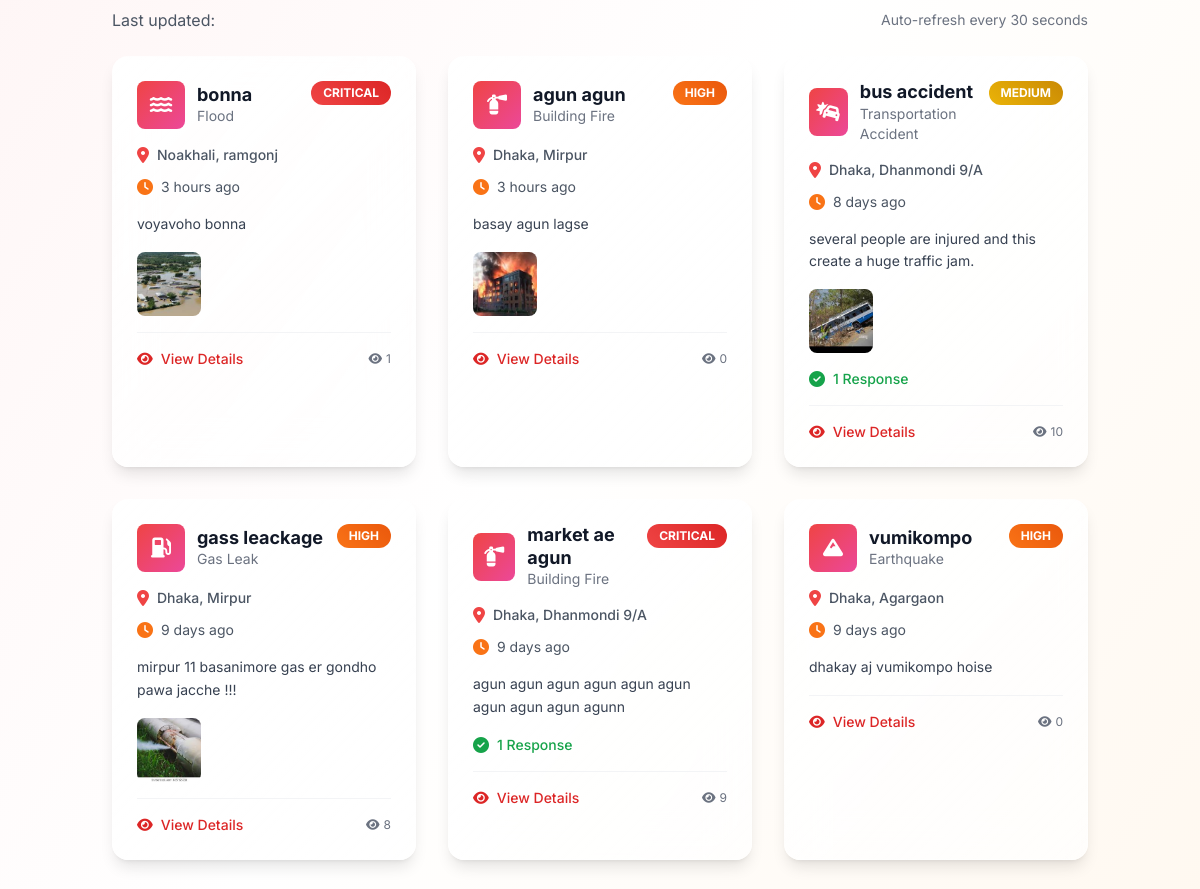
The page /disasters/ (middle part) on the database as committed earlier.
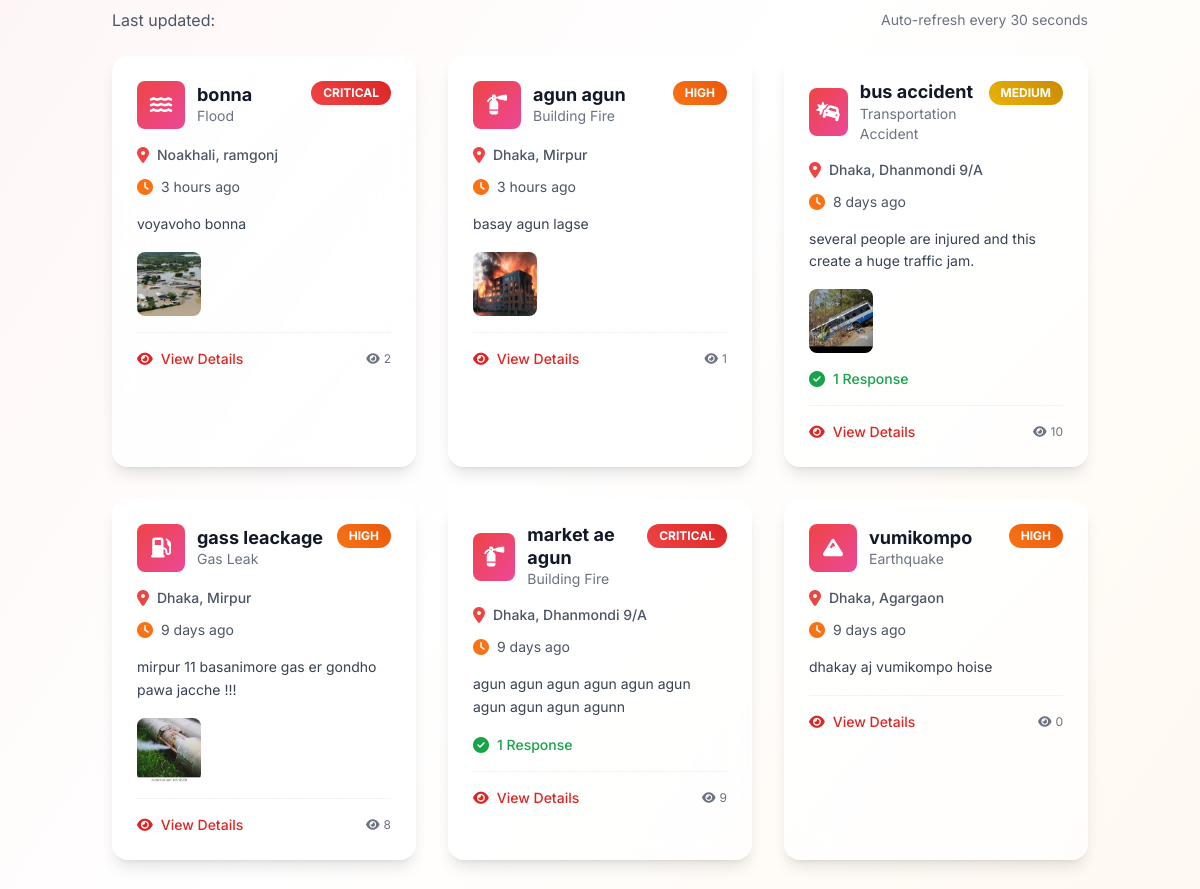
The same page on the database as committed later.
### disasters/models.py (models this page shows, shortened)
class Disaster(models.Model):
    DISASTER_TYPE_CHOICES = [
        ('earthquake', 'Earthquake'),
        ('flood', 'Flood'),
        ('cyclone_storm', 'Cyclone/Storm'),
        ('wildfire', 'Fire (Wildfire)'),
        ('landslide', 'Landslide'),
        ('drought', 'Drought'),
        ('tsunami', 'Tsunami'),
        ('natural_other', 'Natural - Others'),
        ('building_fire', 'Building Fire'),
        ('industrial_accident', 'Industrial Accident'),
        ('chemical_spill', 'Chemical Spill'),
        ('transportation_accident', 'Transportation Accident'),
        ('bomb_threat', 'Bomb Threat/Explosion'),
        ('gas_leak', 'Gas Leak'),
        ('structural_collapse', 'Structural Collapse'),
        ('manmade_other', 'Man-Made - Others'),
    ]
    CATEGORY_CHOICES = [
        ('natural', 'Natural Disaster'),
        ('manmade', 'Man-Made Disaster'),
    ]
    SEVERITY_CHOICES = [
        ('critical', 'Critical'),
        ('high', 'High'),
        ('medium', 'Medium'),
        ('low', 'Low'),
    ]
    STATUS_CHOICES = [
        ('draft', 'Draft'),
        ('pending', 'Pending Review'),
        ('approved', 'Approved'),
        ('rejected', 'Rejected'),
        ('resolved', 'Resolved'),
        ('cancelled', 'Cancelled'),
    ]
    title = models.CharField(max_length=200)
    disaster_type = models.CharField(max_length=30, choices=DISASTER_TYPE_CHOICES)
    category = models.CharField(max_length=10, choices=CATEGORY_CHOICES)
    severity = models.CharField(max_length=10, choices=SEVERITY_CHOICES)
    description = models.TextField(
        max_length=50,  # Add max_length constraint
        help_text="Maximum 50 characters required"  # Update help text
    )
    city = models.CharField(max_length=100)
    area_sector = models.CharField(max_length=100)
    specific_address = models.TextField(blank=True, help_text="Optional specific address")
    landmarks = models.CharField(max_length=200, blank=True, help_text="Nearby landmarks")
    incident_datetime = models.DateTimeField(help_text="When the disaster actually occurred")
    created_at = models.DateTimeField(auto_now_add=True)
    updated_at = models.DateTimeField(auto_now=True)
    reporter = models.ForeignKey(User, on_delete=models.CASCADE, related_name='reported_disasters')
    emergency_contact = models.CharField(max_length=15, blank=True, help_text="Emergency contact on scene")
    status = models.CharField(max_length=15, choices=STATUS_CHOICES, default='draft')
    approved_by = models.ForeignKey(User, on_delete=models.SET_NULL, null=True, blank=True,
                                    related_name='approved_disasters')
    approved_at = models.DateTimeField(null=True, blank=True)
    rejection_reason = models.TextField(blank=True)
    resolved_at = models.DateTimeField(null=True, blank=True)
    resolution_notes = models.TextField(blank=True)
    view_count = models.PositiveIntegerField(default=0)
    is_active = models.BooleanField(default=True)
    class Meta:
        ordering = ['-created_at']
        indexes = [
            models.Index(fields=['status', 'city', 'area_sector']),
            models.Index(fields=['disaster_type', 'severity']),
            models.Index(fields=['created_at']),
        ]
    def get_time_since_reported(self):
        now = timezone.now()
        diff = now - self.created_at
        if diff.days > 0:
            return f"{diff.days} day{'s' if diff.days != 1 else ''} ago"
        elif diff.seconds > 3600:
            hours = diff.seconds // 3600
            return f"{hours} hour{'s' if hours != 1 else ''} ago"
        elif diff.seconds > 60:
            minutes = diff.seconds // 60
            return f"{minutes} minute{'s' if minutes != 1 else ''} ago"
        else:
            return "Just now"
    def get_disaster_icon(self):
        icons = {
            'earthquake': 'fas fa-mountain',
            'flood': 'fas fa-water',
            'cyclone_storm': 'fas fa-wind',
            'wildfire': 'fas fa-fire',
            'landslide': 'fas fa-mountain',
            'drought': 'fas fa-sun',
            'tsunami': 'fas fa-water',
            'building_fire': 'fas fa-fire-extinguisher',
            'industrial_accident': 'fas fa-industry',
            'chemical_spill': 'fas fa-vial',
            'transportation_accident': 'fas fa-car-crash',
            'bomb_threat': 'fas fa-bomb',
            'gas_leak': 'fas fa-gas-pump',
            'structural_collapse': 'fas fa-building',
        }
        return icons.get(self.disaster_type, 'fas fa-exclamation-triangle')

### disasters/views.py (the view, shortened to what this page needs)
# urls.py: path('', views.disaster_list, name='disaster_list'),
def disaster_list(request):
    disasters = Disaster.objects.filter(status='approved').select_related('reporter')
    form = DisasterFilterForm(request.GET)
    if form.is_valid():
        if form.cleaned_data.get('disaster_type'):
            disasters = disasters.filter(disaster_type=form.cleaned_data['disaster_type'])
        if form.cleaned_data.get('severity'):
            disasters = disasters.filter(severity=form.cleaned_data['severity'])
        if form.cleaned_data.get('city'):
            disasters = disasters.filter(city__icontains=form.cleaned_data['city'])
        if form.cleaned_data.get('area_sector'):
            disasters = disasters.filter(area_sector__icontains=form.cleaned_data['area_sector'])
        if form.cleaned_data.get('date_from'):
            disasters = disasters.filter(created_at__date__gte=form.cleaned_data['date_from'])
        if form.cleaned_data.get('date_to'):
            disasters = disasters.filter(created_at__date__lte=form.cleaned_data['date_to'])
    search_query = request.GET.get('search', '')
    paginator = Paginator(disasters, 12)
    page_number = request.GET.get('page')
    page_obj = paginator.get_page(page_number)
    context = {
        'page_obj': page_obj,
        'filter_form': form,
        'search_query': search_query,
        'total_disasters': disasters.count(),
    }
    return render(request, 'disasters/disaster_list.html', context)

### templates/disasters/disaster_list.html (shortened to what the changed rows need)
{% load disasters_tags %}
<!DOCTYPE html>
<html lang="en">
<head>
    <script src="https://cdn.tailwindcss.com"></script>
    <link rel="stylesheet" href="https://cdnjs.cloudflare.com/ajax/libs/font-awesome/6.4.0/css/all.min.css">
</head>
<body class="min-h-screen bg-gradient-to-br from-red-50 via-white to-orange-50">
    <div class="container mx-auto px-6 py-8 relative z-10">
        {% if page_obj.object_list %}
            <div class="grid grid-cols-1 md:grid-cols-2 lg:grid-cols-3 gap-8 mb-8" id="disasterGrid">
                {% for disaster in page_obj.object_list %}
                    <div class="disaster-card rounded-2xl p-6 shadow-lg hover:shadow-2xl transition-all duration-300">
                        <div class="flex items-start justify-between mb-4">
                            <div class="flex items-center space-x-3">
                                <div class="w-12 h-12 bg-gradient-to-br from-red-500 to-pink-500 rounded-lg flex items-center justify-center text-white text-xl">
                                    <i class="{{ disaster.get_disaster_icon }}"></i>
                                </div>
                                <div>
                                    <h3 class="font-bold text-gray-900 text-lg leading-tight">{{ disaster.title|truncatechars:30 }}</h3>
                                    <p class="text-sm text-gray-500">{{ disaster.get_disaster_type_display }}</p>
                                </div>
                            </div>
                            <div class="severity-badge severity-{{ disaster.severity }} px-3 py-1 rounded-full text-xs font-bold">
                                {{ disaster.get_severity_display|upper }}
                            </div>
                        </div>
                        <div class="flex items-center text-gray-600 mb-3">
                            <i class="fas fa-map-marker-alt mr-2 text-red-500"></i>
                            <span class="text-sm font-medium">{{ disaster.city }}, {{ disaster.area_sector }}</span>
                        </div>
                        <div class="flex items-center text-gray-600 mb-4">
                            <i class="fas fa-clock mr-2 text-orange-500"></i>
                            <span class="text-sm">{{ disaster.get_time_since_reported }}</span>
                        </div>
                        <div class="mb-4">
                            <p class="text-gray-700 text-sm leading-relaxed">
                                {{ disaster.description|truncatechars:120 }}
                            </p>
                        </div>
                        {% if disaster.images.exists %}
                            <div class="mb-4">
                                <div class="flex space-x-2 overflow-x-auto">
                                    {% for image in disaster.images.all|slice:":3" %}
                                        <img src="{{ image.image.url }}" alt="{{ image.caption|default:'Disaster image' }}"
                                             class="w-16 h-16 object-cover rounded-lg flex-shrink-0">
                                    {% endfor %}
                                </div>
                            </div>
                        {% endif %}
                        <div class="flex items-center justify-between pt-4 border-t border-gray-100">
                            <a href="{% url 'disasters:disaster_detail' disaster.id %}"
                               class="flex items-center text-red-600 hover:text-red-700 font-medium text-sm transition-colors">
                                <i class="fas fa-eye mr-2"></i>View Details
                            </a>
                            <div class="flex items-center space-x-4">
                                <span class="text-xs text-gray-500 flex items-center">
                                    <i class="fas fa-eye mr-1"></i>{{ disaster.view_count }}
                                </span>
                            </div>
                        </div>
                    </div>
                {% endfor %}
            </div>
        {% endif %}
    </div>
</body>
</html>

Rows that differ between the two databases and show on the page:
changed Disaster "bonna": view_count "1" → "2"
changed Disaster "agun agun": view_count "0" → "1"
